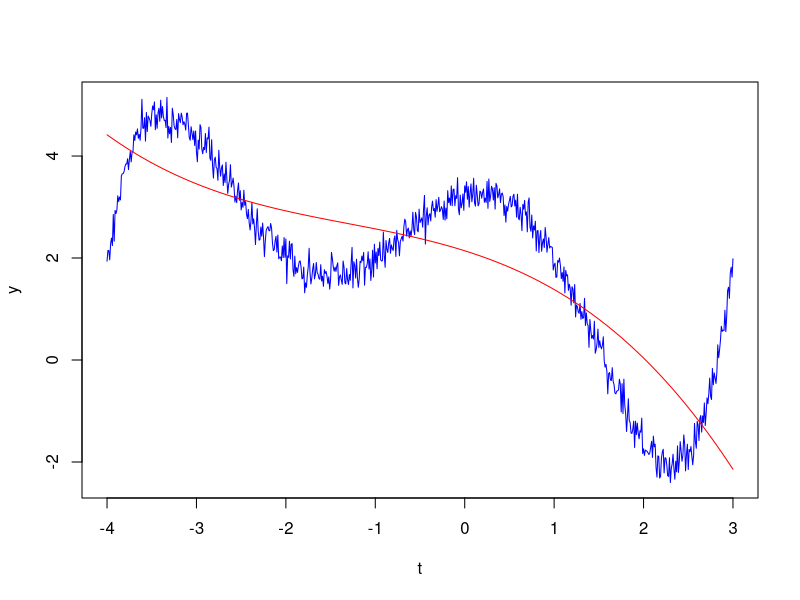
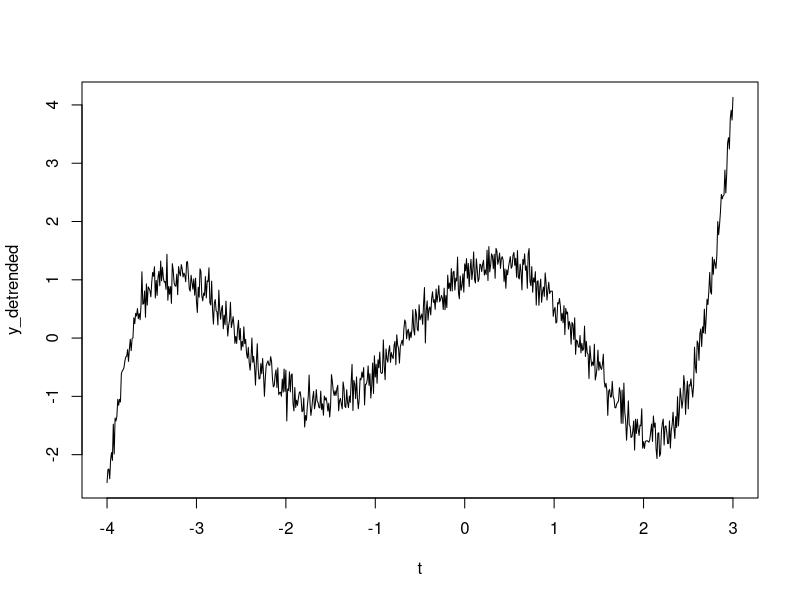

The R script that drew these images, in order:
### LINEAR REGRESSION STANDALONE ##########################################################
### Ro Neumann, 2015 ###########################################################

### INPUT: Time series with first column = time, 2nd  = data
### OUTPUT: trendline --> 1 column matrix, data values
###         y_detrended --> 1 column matrix, data values


data=read.table("Exercise3-3.txt", sep=" ")

t = as.numeric(unlist(data[1]))
y = as.numeric(unlist(data[2]))

lengthX = length(t)

#entries = matrix(1,nrow = length(t), ncol = 1)

A = matrix(1, nrow = lengthX, ncol = 4)

A [,1] = t^3
A[,2] = t^2
A[,3] = t

# Assumign P = I


# N = A'PA
N=t(A)%*%A  

#n=(A'*y)
n = t(A) %*% y

Qxx = solve(N)

#x=Qxx*n

x=Qxx%*%n

# Redundancy
r = length(y)-length(x)

#Residuals
v = (A%*%x)-y

# St.dev. of unknowns from  vtv, s_0, S_XX
vTPv = t(v) %*% v
s_0_2 = vTPv/r
s0 = s_0_2[1] # Due to numerical problem: is assigned as matrix, not scalar
S_XX= s0 * Qxx
sX = sqrt(diag(S_XX))


# Trendline
trendline= x[1]*t^3+x[2]*t^2+x[3]*t+x[4];


# Detrending the data
y_detrended = y-trendline; 


# PLOT Original data and trendline
plot(t,y,type="l",col="blue")
lines(t,trendline, col="red") 

# PLOT detrended data in new window
plot(t,y_detrended,type="l",col="black")
